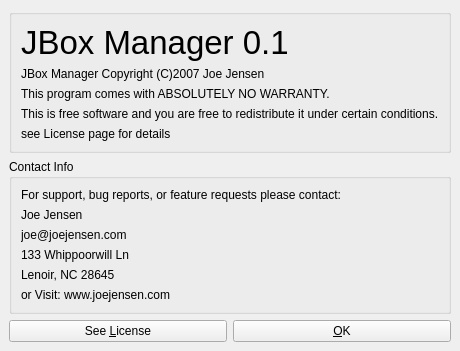
<ui version="4.0" >
 <author></author>
 <comment></comment>
 <exportmacro></exportmacro>
 <class>AboutDialog</class>
 <widget class="QWidget" name="AboutDialog" >
  <property name="geometry" >
   <rect>
    <x>0</x>
    <y>0</y>
    <width>405</width>
    <height>325</height>
   </rect>
  </property>
  <property name="windowTitle" >
   <string>About</string>
  </property>
  <layout class="QVBoxLayout" >
   <property name="margin" >
    <number>9</number>
   </property>
   <property name="spacing" >
    <number>6</number>
   </property>
   <item>
    <widget class="QGroupBox" name="infoBox" >
     <property name="title" >
      <string/>
     </property>
     <layout class="QVBoxLayout" >
      <property name="margin" >
       <number>9</number>
      </property>
      <property name="spacing" >
       <number>6</number>
      </property>
      <item>
       <widget class="QLabel" name="prograLabel" >
        <property name="font" >
         <font>
          <family>MS Shell Dlg</family>
          <pointsize>25</pointsize>
          <weight>50</weight>
          <italic>false</italic>
          <bold>false</bold>
          <underline>false</underline>
          <strikeout>false</strikeout>
         </font>
        </property>
        <property name="text" >
         <string>JBox Manager 0.1</string>
        </property>
       </widget>
      </item>
      <item>
       <widget class="QLabel" name="label" >
        <property name="text" >
         <string>JBox Manager Copyright (C)2007 Joe Jensen</string>
        </property>
       </widget>
      </item>
      <item>
       <widget class="QLabel" name="label_2" >
        <property name="text" >
         <string>This program comes with ABSOLUTELY NO WARRANTY.</string>
        </property>
       </widget>
      </item>
      <item>
       <widget class="QLabel" name="label_3" >
        <property name="text" >
         <string>This is free software and you are free to redistribute it under certain conditions.</string>
        </property>
       </widget>
      </item>
      <item>
       <widget class="QLabel" name="label_10" >
        <property name="text" >
         <string>see License page for details</string>
        </property>
       </widget>
      </item>
     </layout>
    </widget>
   </item>
   <item>
    <widget class="QGroupBox" name="contactBox" >
     <property name="toolTip" >
      <string/>
     </property>
     <property name="title" >
      <string>Contact Info</string>
     </property>
     <layout class="QVBoxLayout" >
      <property name="margin" >
       <number>9</number>
      </property>
      <property name="spacing" >
       <number>6</number>
      </property>
      <item>
       <widget class="QLabel" name="label_4" >
        <property name="text" >
         <string>For support, bug reports, or feature requests please contact:</string>
        </property>
       </widget>
      </item>
      <item>
       <widget class="QLabel" name="label_5" >
        <property name="text" >
         <string>Joe Jensen</string>
        </property>
       </widget>
      </item>
      <item>
       <widget class="QLabel" name="label_6" >
        <property name="text" >
         <string>joe@joejensen.com</string>
        </property>
       </widget>
      </item>
      <item>
       <widget class="QLabel" name="label_7" >
        <property name="text" >
         <string>133 Whippoorwill Ln</string>
        </property>
       </widget>
      </item>
      <item>
       <widget class="QLabel" name="label_8" >
        <property name="text" >
         <string>Lenoir, NC 28645</string>
        </property>
       </widget>
      </item>
      <item>
       <widget class="QLabel" name="label_9" >
        <property name="text" >
         <string>or Visit: www.joejensen.com</string>
        </property>
       </widget>
      </item>
     </layout>
    </widget>
   </item>
   <item>
    <layout class="QHBoxLayout" >
     <property name="margin" >
      <number>0</number>
     </property>
     <property name="spacing" >
      <number>6</number>
     </property>
     <item>
      <widget class="QPushButton" name="licenseButton" >
       <property name="text" >
        <string>See &amp;License</string>
       </property>
      </widget>
     </item>
     <item>
      <widget class="QPushButton" name="okButton" >
       <property name="text" >
        <string>&amp;OK</string>
       </property>
      </widget>
     </item>
    </layout>
   </item>
  </layout>
 </widget>
 <pixmapfunction></pixmapfunction>
 <resources/>
 <connections/>
</ui>
